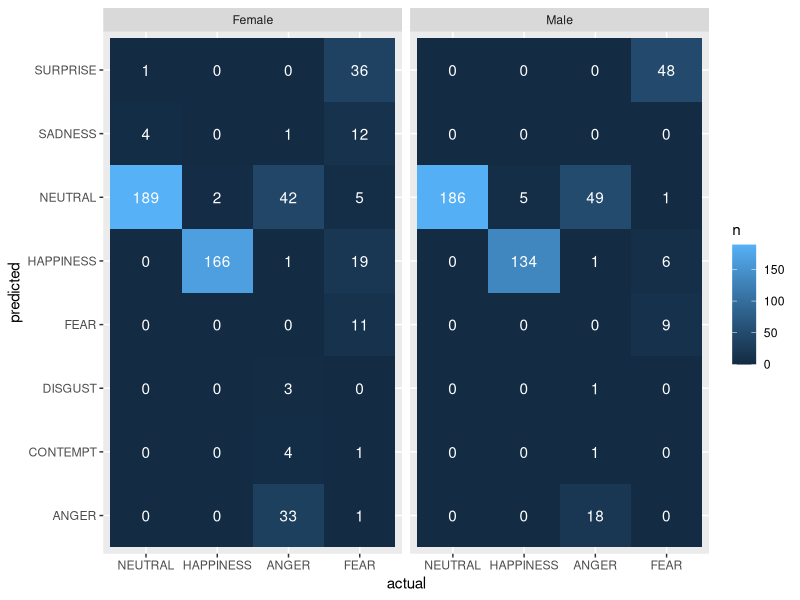

Here is the R script that generated this plot:
## ---- chunk 1
#| label: load-packages
library(ggplot2)
library(readxl)
library(dplyr)
library(tidyr)
library(stringr)
library(skimr)
## ---- chunk 2
#| label: cleaning-person

# read in the data
person_data <- read_excel("data/PERSON_DATASET.xlsx")

# Drop unnecessary columns
columns_to_drop <- c("_trust", "_country", "_created_at","_started_at", "_ip", 
                     "1st_choice_gold", "2nd_choice_gold", "_channel",
                     "i_would_not_use_gold","select_your_gender_gold",
                     "select_your_race_gold", "_unit_id", "_tainted", "_id")
person_data_clean <- person_data |>
  select(-one_of(columns_to_drop))

# Rename columns for consistency
column_names <- c("id", "city", "region", "first_choice", "second_choice",
                  "would_not_use", "gender", "race", "image_url")

colnames(person_data_clean) <- column_names

# Step 5: Clean up missing or inconsistent data
person_data_clean <- person_data_clean |>
  mutate(
    gender = recode(gender, "NA" = NA_character_, "I don't know" = "Other"),
    race = recode(race, "NA" = NA_character_),
    target = str_sub(image_url, 12, 17),
    emotion = if_else((str_sub(image_url, 34, 34) == "H"), 
              str_sub(image_url, 34, 35), str_sub(image_url, 34, 34))
    ) 

person_data_clean <- person_data_clean |>
  select(-image_url) 

person_data_clean <- person_data_clean |>
  mutate(
    image_race = case_when(
      str_sub(target, 1, 1) == "A" ~ "Asian",
      str_sub(target, 1, 1) == "B" ~ "Black",
      str_sub(target, 1, 1) == "L" ~ "Latino",
      str_sub(target, 1, 1) == "W" ~ "White"
    ),
    image_gender = case_when(
      str_sub(target, 2, 2) == "M" ~ "Male",
      str_sub(target, 2, 2) == "F" ~ "Female"
    )
  )

# make sure everything is in english and has same capitalization
person_data_clean <- person_data_clean |>
  mutate(
    gender = str_to_lower(gender),
    race = str_to_lower(race)
  ) |>
  mutate(
    gender = case_when(
      gender %in% c("masculino", "male") ~ "male",
      gender %in% c("hembra", "female") ~ "female",
      TRUE ~ "other"
    ),
    race = case_when(
      race %in% c("blanco", "white") ~ "white",
      race %in% c("negro", "black") ~ "black",
      race %in% c("otro", "other") ~ "other",
      TRUE ~ race
    )
  )

person_data_clean <- person_data_clean |>
  mutate(emotion = case_when(
    emotion == "N" ~ "Neutral",
    emotion %in% c("HO", "HC") ~ "Happiness",
    emotion == "A" ~ "Anger",
    emotion == "F" ~ "Fear",
    TRUE ~ emotion))
  
write.csv(person_data_clean, "data/person_data_clean.csv")

person_data_clean

## ---- chunk 3
#| label: cleaning-eas

eas_data <- read_excel("data/MICROSOFT_DATASET.xlsx")

eas_data <- eas_data |>
  mutate(
    race = case_when(
      str_sub(Target, 1, 1) == "A" ~ "Asian",
      str_sub(Target, 1, 1) == "B" ~ "Black",
      str_sub(Target, 1, 1) == "L" ~ "Latino",
      str_sub(Target, 1, 1) == "W" ~ "White"
    ),
    gender = case_when(
      str_sub(Target, 2, 2) == "M" ~ "Male",
      str_sub(Target, 2, 2) == "F" ~ "Female"
    )
  )


write.csv(eas_data, "data/eas_data.csv")

eas_data


## ---- chunk 4
#| label: changing-emotions

eas_data_clean <- eas_data |>
  mutate(Emotion = case_when(
    Emotion == "N" ~ "NEUTRAL",
    Emotion %in% c("HO", "HC") ~ "HAPPINESS",
    Emotion == "A" ~ "ANGER",
    Emotion == "F" ~ "FEAR",
    TRUE ~ Emotion
  ))

write.csv(eas_data_clean, "data/eas_data_clean.csv")

eas_data_clean

## ---- chunk 5
#| label: choice-correct-data

choice_correct_eas <- eas_data_clean |>
  rowwise() |>
  mutate(
    value = max(c_across(SADNESS:HAPPINESS)),
     PredictedEmotion = names(eas_data_clean)
      [which.max(c_across(SADNESS:HAPPINESS)) + 2]             
    ) |>
  select(-SADNESS:-value) |>
  mutate(Correct = Emotion == PredictedEmotion)


write.csv(choice_correct_eas, "data/choice_correct_eas.csv")
## ---- chunk 6
#| label: gender-heatmap

probs <- eas_data |>
  select(SADNESS:HAPPINESS)

preds <- colnames(probs)[apply(probs, 1, which.max)]

df <- eas_data |>
  mutate(actual = factor(Emotion, levels= c("N" , "HC" ,"A",  "HO" ,"F" ), 
                          labels=c('NEUTRAL', 'HAPPINESS', 'ANGER', 'HAPPINESS', 'FEAR'))) |>
  mutate(predicted = preds) |>
  mutate(accuracy = predicted == actual ) 

df |>
  filter(race %in% c('Black', 'White')) |>
  count(gender, predicted, actual) |>
  complete(predicted, actual, gender, fill=list(n=0)) |>
  ggplot(aes(x=actual, y=predicted, fill=n)) + geom_tile() + facet_wrap(~gender) +
  geom_text(aes(label=n), color='white')
## ---- chunk 7
res <- data.frame()
for (cat in unique(df$actual)){
  cur <- df |>
    filter(actual == cat, race %in% c('Black', 'White'))
  comp <- chisq.test(table(cur$gender, cur$predicted))
  res <- bind_rows(res, data.frame(category=cat, statisitcs=comp$statistic, pvalue=comp$p.value))
}
res <- res |>
  tibble::rownames_to_column() |> 
  select(-rowname)
res
